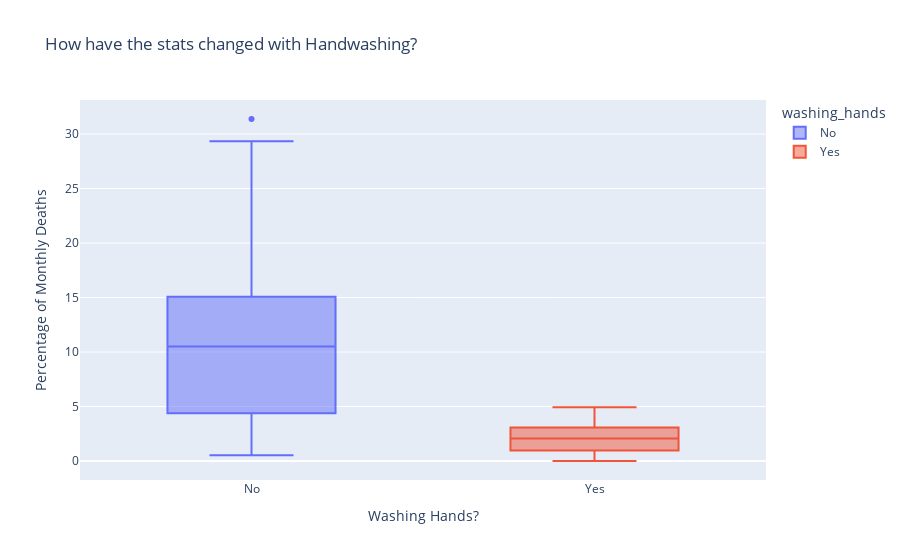

Here is the notebook cell this chart was saved with:
### Code cell
box = px.box(
    df_monthly,
    x='washing_hands',
    y='pct_deaths',
    color='washing_hands',
    title='How have the stats changed with Handwashing?'
)

box.update_layout(
    xaxis_title='Washing Hands?',
    yaxis_title='Percentage of Monthly Deaths',
)

box.show()

### Figure 1 — Plotly figure (JSON) as saved in the notebook; plotly's stock layout.template omitted (floating-point values rounded to 4 significant figures)
{"data": [{"alignmentgroup": "True", "hovertemplate": "washing_hands=%{x}<br>pct_deaths=%{y}<extra></extra>", "legendgroup": "No", "marker": {"color": "#636efa"}, "name": "No", "notched": false, "offsetgroup": "No", "orientation": "v", "showlegend": true, "type": "box", "x": ["No", "No", "No", "No", "No", "No", "No", "No", "No", "No", "No", "No", "No", "No", "No", "No", "No", "No", "No", "No", "No", "No", "No", "No", "No", "No", "No", "No", "No", "No", "No", "No", "No", "No", "No", "No", "No", "No", "No", "No", "No", "No", "No", "No", "No", "No", "No", "No", "No", "No", "No", "No", "No", "No", "No", "No", "No", "No", "No", "No", "No", "No", "No", "No", "No", "No", "No", "No", "No", "No", "No", "No", "No", "No", "No", "No"], "x0": " ", "xaxis": "x", "y": [14.57, 7.531, 4.332, 1.569, 0.7843, 5, 8.421, 1.351, 1.878, 11.02, 22.55, 20.85, 12.22, 10.23, 10.74, 3.226, 6.593, 20.78, 25.46, 18.39, 29.34, 22.97, 31.38, 19.12, 15.97, 12.41, 11.93, 6.098, 4.082, 0.5236, 1.554, 2.262, 17.6, 7.143, 8.051, 15.16, 11.28, 17.03, 17.31, 5.833, 2.679, 4.369, 6.32, 1.224, 3.226, 11.02, 10.55, 7.591, 4.745, 4.452, 4.231, 4.392, 7.143, 6.122, 3.586, 10.55, 14.84, 10.94, 10.49, 13.39, 18.09, 15.43, 18.97, 13.44, 10.15, 13.1, 18.06, 14.39, 14.96, 10.77, 5.369, 3.215, 1.923, 3.607, 18.27, 12.24], "y0": " ", "yaxis": "y"}, {"alignmentgroup": "True", "hovertemplate": "washing_hands=%{x}<br>pct_deaths=%{y}<extra></extra>", "legendgroup": "Yes", "marker": {"color": "#EF553B"}, "name": "Yes", "notched": false, "offsetgroup": "Yes", "orientation": "v", "showlegend": true, "type": "box", "x": ["Yes", "Yes", "Yes", "Yes", "Yes", "Yes", "Yes", "Yes", "Yes", "Yes", "Yes", "Yes", "Yes", "Yes", "Yes", "Yes", "Yes", "Yes", "Yes", "Yes", "Yes", "Yes"], "x0": " ", "xaxis": "x", "y": [2.239, 1.2, 1.894, 4.58, 3.957, 4.472, 2.93, 3.534, 0.6873, 0, 0.6557, 0.9585, 1.136, 0.3717, 0, 0.9615, 2.341, 2.903, 1.34, 2.233, 3.085, 4.926], "y0": " ", "yaxis": "y"}], "layout": {"boxmode": "overlay", "legend": {"title": {"text": "washing_hands"}, "tracegroupgap": 0}, "title": {"text": "How have the stats changed with Handwashing?"}, "xaxis": {"anchor": "y", "categoryarray": ["No", "Yes"], "categoryorder": "array", "domain": [0, 1], "title": {"text": "Washing Hands?"}}, "yaxis": {"anchor": "x", "domain": [0, 1], "title": {"text": "Percentage of Monthly Deaths"}}}}
